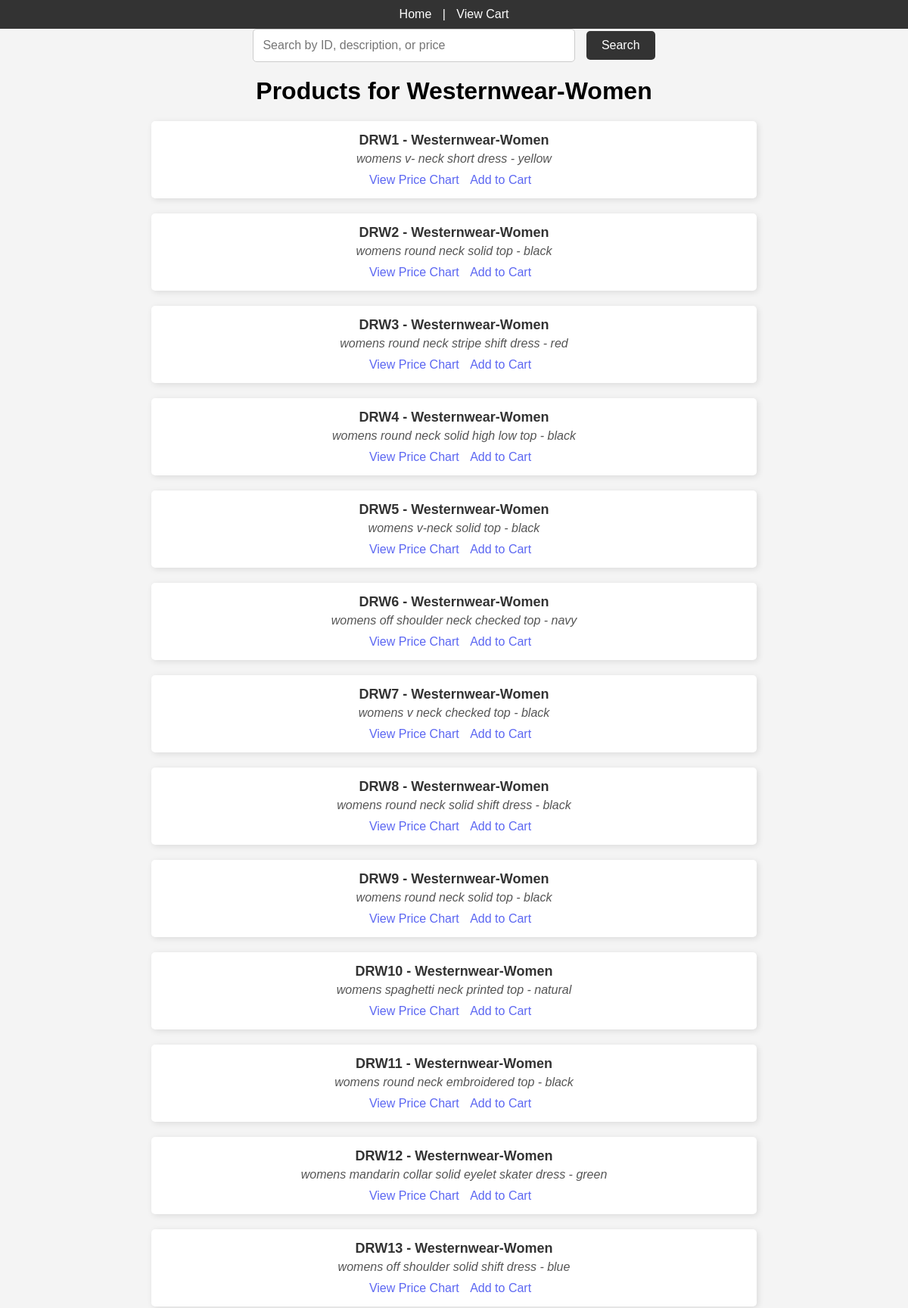
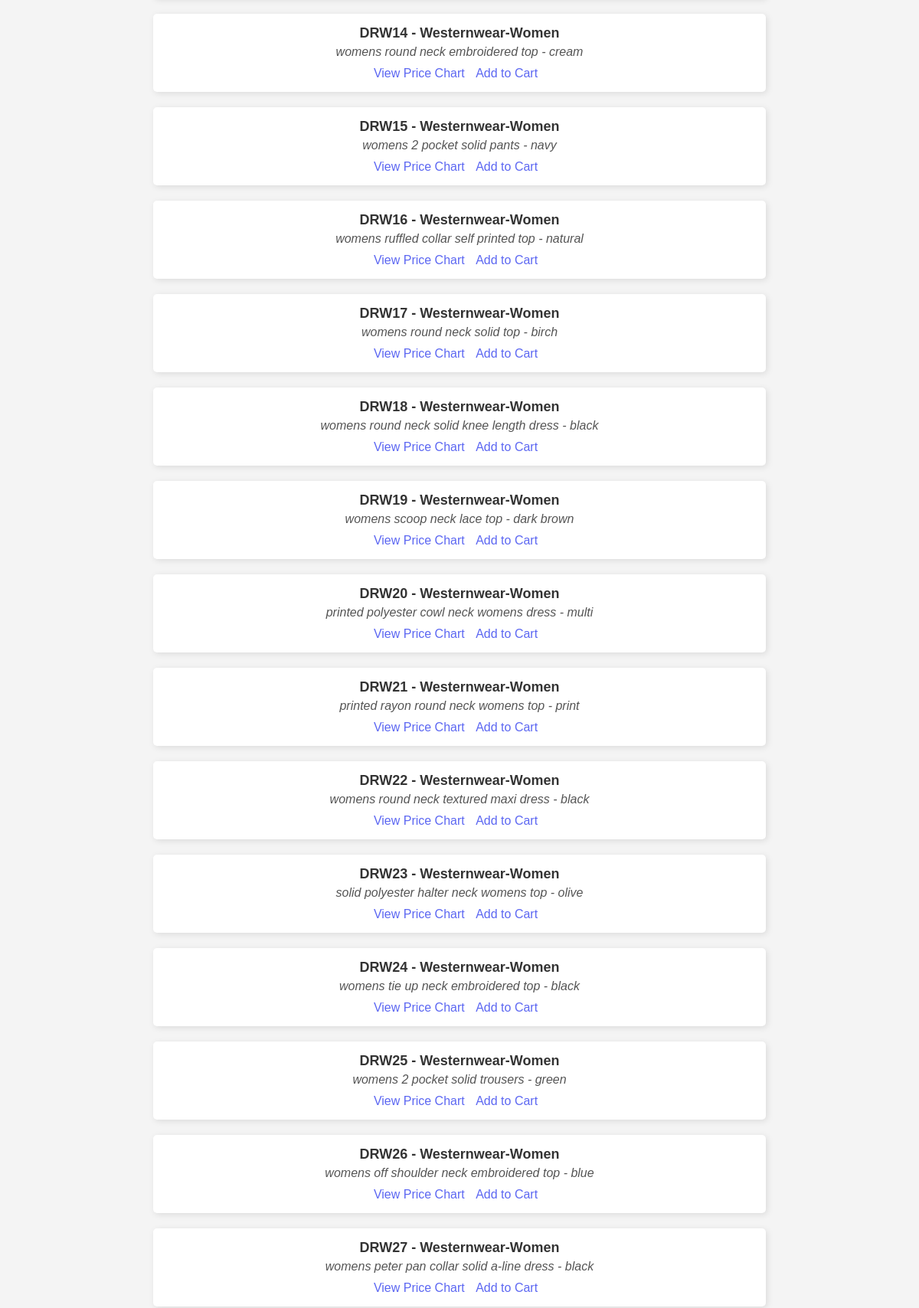
Page /categories/1/products/ (upper part) on the committed database (2 pictures, top to bottom).
### shopping/models.py (models this page shows)
class Category(models.Model):
    name = models.CharField(max_length=255)
    brand = models.ForeignKey(Brand, on_delete=models.CASCADE, related_name='categories')

class Product(models.Model):
    brand = models.ForeignKey(Brand, on_delete=models.CASCADE, related_name='products')
    category = models.ForeignKey(Category, on_delete=models.CASCADE, related_name='products')
    product_id = models.CharField(max_length=50, unique=True)
    name = models.CharField(max_length=255)
    description = models.TextField()
    size = models.CharField(max_length=50)
    currency = models.CharField(max_length=10)
    sell_price = models.DecimalField(max_digits=10, decimal_places=2)
    original_price = models.DecimalField(max_digits=10, decimal_places=2, null=True)  #Allow Null Value
    discount = models.TextField()

### shopping/views.py (the view)
# urls.py: path('categories/<int:category_id>/products/', views.product_list, name='product_list'),
def product_list(request, category_id):
    category = get_object_or_404(Category, id=category_id)
    products = category.products.all()
    return render(request, 'shopping/products_detail.html', {'category': category, 'products': products})

### shopping/templates/shopping/products_detail.html (shortened to what this page needs)
<!DOCTYPE html>
<html lang="en">
<head>
</head>
<body>
    <nav>
        <a href="{% url 'shopping:brand_list' %}">Home</a> |
        <a href="{% url 'shopping:view_cart' %}">View Cart</a>
    </nav>
    <div class="search-container">
        <form action="{% url 'shopping:search_products' %}" method="get">
            <input type="text" placeholder="Search by ID, description, or price" name="query" class="search-input">
            <button type="submit" class="search-button">Search</button>
        </form>
    </div>
    <h1>Products for {{ category.name }}</h1>
    <ul>
        {% for product in products %}
        <li>
            <span class="product-name">{{ product.name }}</span>
            <div class="description">{{ product.description }}</div>
            <a href="{% url 'shopping:product_price_chart' product_id=product.product_id %}">View Price Chart</a>
            <a href="{% url 'shopping:add_to_cart' product_id=product.product_id %}" class="add-to-cart">Add to Cart</a>
        </li>
        {% endfor %}
    </ul>
</body>
</html>

### shopping/templates/shopping/products_detail.html (style rules this page uses)
body { font-family: Arial, sans-serif; margin: 0; padding: 0; background-color: #f4f4f4; }
nav { background-color: #333; color: #fff; padding: 10px; text-align: center; }
nav a { color: #fff; text-decoration: none; margin: 0 10px; }
h1 { text-align: center; margin-top: 20px; }
ul { list-style-type: none; padding: 0; text-align: center; max-width: 800px; margin: 20px auto; }
li { background-color: #fff; margin-bottom: 20px; padding: 15px; box-shadow: 2px 2px 8px rgba(0,0,0,0.1); border-radius: 5px; }
.product-name { font-size: 18px; font-weight: bold; color: #333; }
.description { font-style: italic; margin-top: 5px; color: #555; }
a { color: #5c67f2; text-decoration: none; margin-top: 10px; display: inline-block; margin-right: 10px; }
.search-container { text-align: center; margin-bottom: 20px; }
.search-button { padding: 10px 20px; background-color: #333; color: #fff; border: none; border-radius: 5px; font-size: 16px; cursor: pointer; }
.search-input { padding: 12px; width: 400px; border-radius: 5px; border: 1px solid #ccc; font-size: 16px; margin-right: 10px; }

### rows in the picture
Category: name "Westernwear-Women"
Product: name "DRW1 - Westernwear-Women", description "womens v- neck short dress - yellow"
Product: name "DRW2 - Westernwear-Women", description "womens round neck solid top - black"
Product: name "DRW3 - Westernwear-Women", description "womens round neck stripe shift dress - red"
Product: name "DRW4 - Westernwear-Women", description "womens round neck solid high low top - black"
Product: name "DRW5 - Westernwear-Women", description "womens v-neck solid top - black"
Product: name "DRW6 - Westernwear-Women", description "womens off shoulder neck checked top - navy"
Product: name "DRW7 - Westernwear-Women", description "womens v neck checked top - black"
Product: name "DRW8 - Westernwear-Women", description "womens round neck solid shift dress - black"
Product: name "DRW9 - Westernwear-Women", description "womens round neck solid top - black"
Product: name "DRW10 - Westernwear-Women", description "womens spaghetti neck printed top - natural"
Product: name "DRW11 - Westernwear-Women", description "womens round neck embroidered top - black"
Product: name "DRW12 - Westernwear-Women", description "womens mandarin collar solid eyelet skater dress - green"
Product: name "DRW13 - Westernwear-Women", description "womens off shoulder solid shift dress - blue"
Product: name "DRW14 - Westernwear-Women", description "womens round neck embroidered top - cream"
Product: name "DRW15 - Westernwear-Women", description "womens 2 pocket solid pants - navy"
Product: name "DRW16 - Westernwear-Women", description "womens ruffled collar self printed top - natural"
Product: name "DRW17 - Westernwear-Women", description "womens round neck solid top - birch"
Product: name "DRW18 - Westernwear-Women", description "womens round neck solid knee length dress - black"
Product: name "DRW19 - Westernwear-Women", description "womens scoop neck lace top - dark brown"
Product: name "DRW20 - Westernwear-Women", description "printed polyester cowl neck womens dress - multi"
Product: name "DRW21 - Westernwear-Women", description "printed rayon round neck womens top - print"
Product: name "DRW22 - Westernwear-Women", description "womens round neck textured maxi dress - black"
Product: name "DRW23 - Westernwear-Women", description "solid polyester halter neck womens top - olive"
Product: name "DRW24 - Westernwear-Women", description "womens tie up neck embroidered top - black"
Product: name "DRW25 - Westernwear-Women", description "womens 2 pocket solid trousers - green"
Product: name "DRW26 - Westernwear-Women", description "womens off shoulder neck embroidered top - blue"
Product: name "DRW27 - Westernwear-Women", description "womens peter pan collar solid a-line dress - black"
